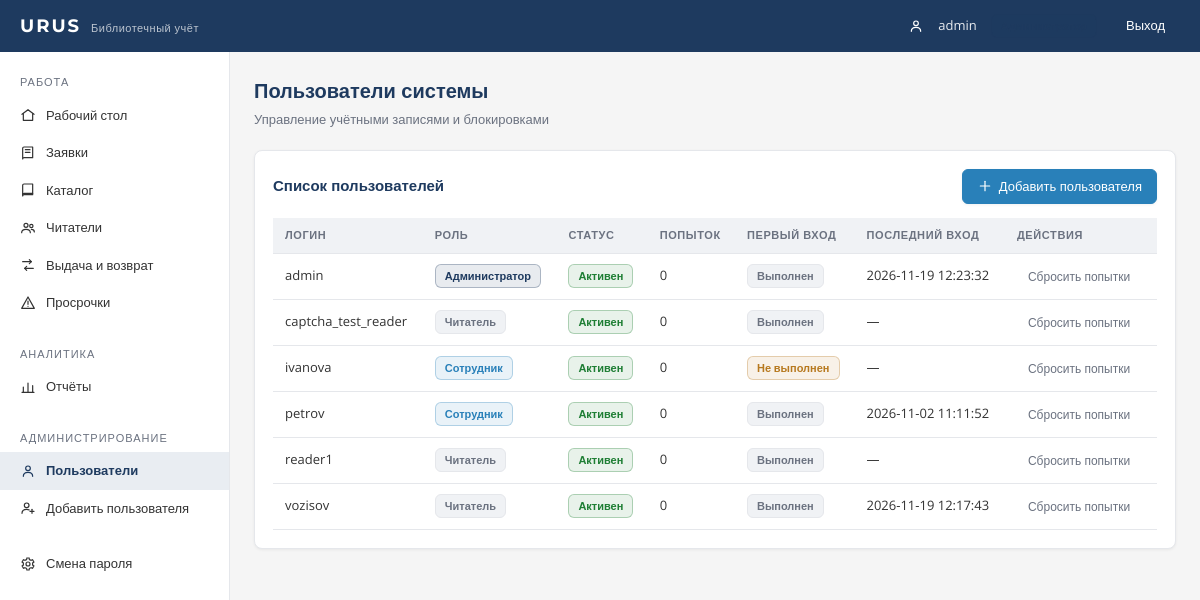
The page /admin (signed in) on the database its author committed.
### tables this page shows
CREATE TABLE users (
            id INTEGER PRIMARY KEY AUTOINCREMENT,
            login TEXT UNIQUE NOT NULL,
            password_hash TEXT NOT NULL,
            role TEXT NOT NULL DEFAULT 'user',
            is_blocked INTEGER DEFAULT 0,
            failed_attempts INTEGER DEFAULT 0,
            first_login INTEGER DEFAULT 1,
            last_login TEXT,
            created_at TEXT DEFAULT CURRENT_TIMESTAMP
        );

### app.py (the view)
@app.route('/admin')
@admin_required
def admin():
    db = get_db()
    users = db.execute('SELECT * FROM users ORDER BY login').fetchall()
    return render_template('admin.html', users=users, page='admin')

### app.py (called while the page is built)
def get_db():
    if 'db' not in g:
        g.db = sqlite3.connect(DB_PATH)
        g.db.row_factory = sqlite3.Row
    return g.db

def admin_required(view):
    @wraps(view)
    def wrapper(*args, **kwargs):
        if 'user_id' not in session:
            return redirect(url_for('login'))
        if session.get('role') != 'admin':
            flash('Доступ запрещён: раздел доступен только администратору', 'error')
            return redirect(url_for('dashboard'))
        return view(*args, **kwargs)
    return wrapper

@app.context_processor
def inject_globals():
    from flask import get_flashed_messages
    return {'current_user_login': session.get('login', ''),
            'current_user_role': session.get('role', ''),
            'requests_badge': _requests_badge()}

def _requests_badge():
    if session.get('role') not in ('user', 'admin'):
        return 0
    db = get_db()
    return db.execute(
        "SELECT COUNT(*) FROM reservations WHERE status = 'new'"
    ).fetchone()[0]

### templates/admin.html (shortened to what this page needs)
{% extends 'base.html' %}
{% block content %}
<h1 class="page-title">Пользователи системы</h1>
<p class="page-subtitle">Управление учётными записями и блокировками</p>
<div class="card">
    <div class="card-head">
        <h2>Список пользователей</h2>
        <a href="{{ url_for('add_user') }}" class="btn btn--primary">
            <svg class="icon" viewBox="0 0 24 24" fill="none" stroke="currentColor" stroke-width="1.8" stroke-linecap="round"><line x1="12" y1="5" x2="12" y2="19"/><line x1="5" y1="12" x2="19" y2="12"/></svg>
            Добавить пользователя
        </a>
    </div>
    <div class="table-wrap">
        <table>
            <thead>
                <tr>
                    <th>Логин</th>
                    <th>Роль</th>
                    <th>Статус</th>
                    <th>Попыток</th>
                    <th>Первый вход</th>
                    <th>Последний вход</th>
                    <th>Действия</th>
                </tr>
            </thead>
            <tbody>
                {% for u in users %}
                <tr>
                    <td data-label="Логин">{{ u['login'] }}</td>
                    <td data-label="Роль">
                        {% if u['role'] == 'admin' %}
                            <span class="badge badge--admin">Администратор</span>
                        {% elif u['role'] == 'reader' %}
                            <span class="badge badge--reader">Читатель</span>
                        {% else %}
                            <span class="badge badge--user">Сотрудник</span>
                        {% endif %}
                    </td>
                    <td data-label="Статус">
                        {% if u['is_blocked'] %}
                            <span class="badge badge--danger">Заблокирован</span>
                        {% else %}
                            <span class="badge badge--success">Активен</span>
                        {% endif %}
                    </td>
                    <td data-label="Попыток">{{ u['failed_attempts'] }}</td>
                    <td data-label="Первый вход">
                        {% if u['first_login'] %}
                            <span class="badge badge--warning">Не выполнен</span>
                        {% else %}
                            <span class="badge badge--muted">Выполнен</span>
                        {% endif %}
                    </td>
                    <td data-label="Последний вход">{{ u['last_login'] or '—' }}</td>
                    <td data-label="Действия">
                        <form method="post" action="{{ url_for('reset_attempts', user_id=u['id']) }}" style="display:inline;">
                            <button type="submit" class="btn btn--ghost btn--sm">Сбросить попытки</button>
                        </form>
                    </td>
                </tr>
                {% endfor %}
            </tbody>
        </table>
    </div>
</div>
{% endblock %}

### static/css/style.css (style rules this page uses)
:root { --primary: #1E3A5F; --accent: #2980B9; --bg: #F5F5F5; --surface: #FFFFFF; --text: #333333; --muted: #6B7280; --border: #E5E7EB; --hover: #F7F9FC; --active: #E9EDF2; --head-bg: #F0F2F5; --success: #1E7E34; --danger: #C0392B; --warning: #B7791F; }
* { margin: 0; padding: 0; box-sizing: border-box; }
html, body { height: 100%; }
body { font-family: 'Open Sans', sans-serif; font-size: 13px; color: var(--text); background: var(--bg); line-height: 1.5; }
h1, h2, h3, h4 { font-family: 'Montserrat', sans-serif; font-weight: 600; color: var(--primary); }
a { color: var(--accent); text-decoration: none; }
.icon { width: 16px; height: 16px; flex-shrink: 0; vertical-align: -3px; }
.btn { display: inline-flex; align-items: center; gap: 6px; font-family: 'Open Sans', sans-serif; font-size: 13px; padding: 7px 14px; border-radius: 6px; border: 1px solid transparent; cursor: pointer; background: var(--surface); color: var(--text); box-shadow: 0 1px 3px rgba(0, 0, 0, .06); transition: background .15s, border-color .15s; white-space: nowrap; }
.btn--primary { background: var(--accent); border-color: var(--accent); color: #FFFFFF; }
.btn--ghost { background: transparent; border-color: transparent; color: var(--muted); box-shadow: none; }
.btn--sm { padding: 4px 10px; font-size: 12px; }
.page-title { font-size: 20px; margin-bottom: 4px; }
.page-subtitle { color: var(--muted); font-size: 13px; margin-bottom: 20px; }
.card { background: var(--surface); border: 1px solid var(--border); border-radius: 8px; box-shadow: 0 1px 3px rgba(0, 0, 0, .06); padding: 18px; margin-bottom: 20px; }
.card h2 { font-size: 15px; margin-bottom: 14px; }
.card-head { display: flex; align-items: center; justify-content: space-between; gap: 12px; margin-bottom: 14px; }
.card-head h2 { margin-bottom: 0; }
.table-wrap { overflow-x: auto; }
table { width: 100%; border-collapse: collapse; font-size: 13px; }
th { text-align: left; font-size: 11px; text-transform: uppercase; letter-spacing: 0.6px; color: var(--muted); background: var(--head-bg); padding: 9px 12px; border-bottom: 1px solid var(--border); }
td { padding: 9px 12px; border-bottom: 1px solid var(--border); }
.badge { display: inline-block; font-size: 11px; font-weight: 600; padding: 3px 9px; border-radius: 6px; border: 1px solid transparent; }
.badge--success { background: rgba(30, 126, 52, .1); color: var(--success); border-color: rgba(30, 126, 52, .3); }
.badge--warning { background: rgba(183, 121, 31, .1); color: var(--warning); border-color: rgba(183, 121, 31, .3); }
.badge--muted { background: var(--head-bg); color: var(--muted); border-color: var(--border); }
.badge--admin { background: rgba(30, 58, 95, .1); color: var(--primary); border-color: rgba(30, 58, 95, .3); }
.badge--user { background: rgba(41, 128, 185, .1); color: var(--accent); border-color: rgba(41, 128, 185, .3); }
.badge--reader { background: var(--head-bg); color: var(--muted); border-color: var(--border); }

### rows shown on the page
users: login "admin", role "Администратор", is_blocked "Активен", failed_attempts "0", first_login "Выполнен", last_login "2026-11-19 12:23:32"
users: login "captcha_test_reader", role "Читатель", is_blocked "Активен", failed_attempts "0", first_login "Выполнен", u "—"
users: login "ivanova", role "Сотрудник", is_blocked "Активен", failed_attempts "0", first_login "Не выполнен", u "—"
users: login "petrov", role "Сотрудник", is_blocked "Активен", failed_attempts "0", first_login "Выполнен", last_login "2026-11-02 11:11:52"
users: login "reader1", role "Читатель", is_blocked "Активен", failed_attempts "0", first_login "Выполнен", u "—"
users: login "vozisov", role "Читатель", is_blocked "Активен", failed_attempts "0", first_login "Выполнен", last_login "2026-11-19 12:17:43"

### other values the page prints
{{ current_user_login }} "admin"
